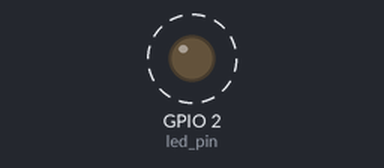
This sketch was run on a simulated ESP32. On the bench: output pins drawn as LEDs (lit = HIGH). Dashed ring = blinking.

Above: at 0.5 s.
Timing chart, 0 to 4.6 s (numbered marks = the images above):
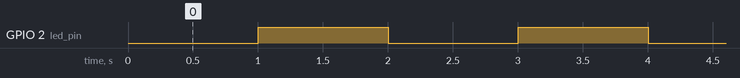

The sketch:

Test_ESP32.ino
```cpp
#define led_pin 2
#include <WiFi.h>
bool led_state = true;

void setup() {
  pinMode(led_pin,OUTPUT);
  WiFiServer server(80);


}

void loop() {
  if (led_state == true)
  {
    led_state = false;
  }
  else if(led_state == false)
  {
    led_state = true;
  }
  digitalWrite(led_pin,led_state);

  delay(1000);

}
```

Measured:
- by itself, GPIO 2 (led_pin): alternates HIGH for 1.0 s and LOW for 1.0 s
